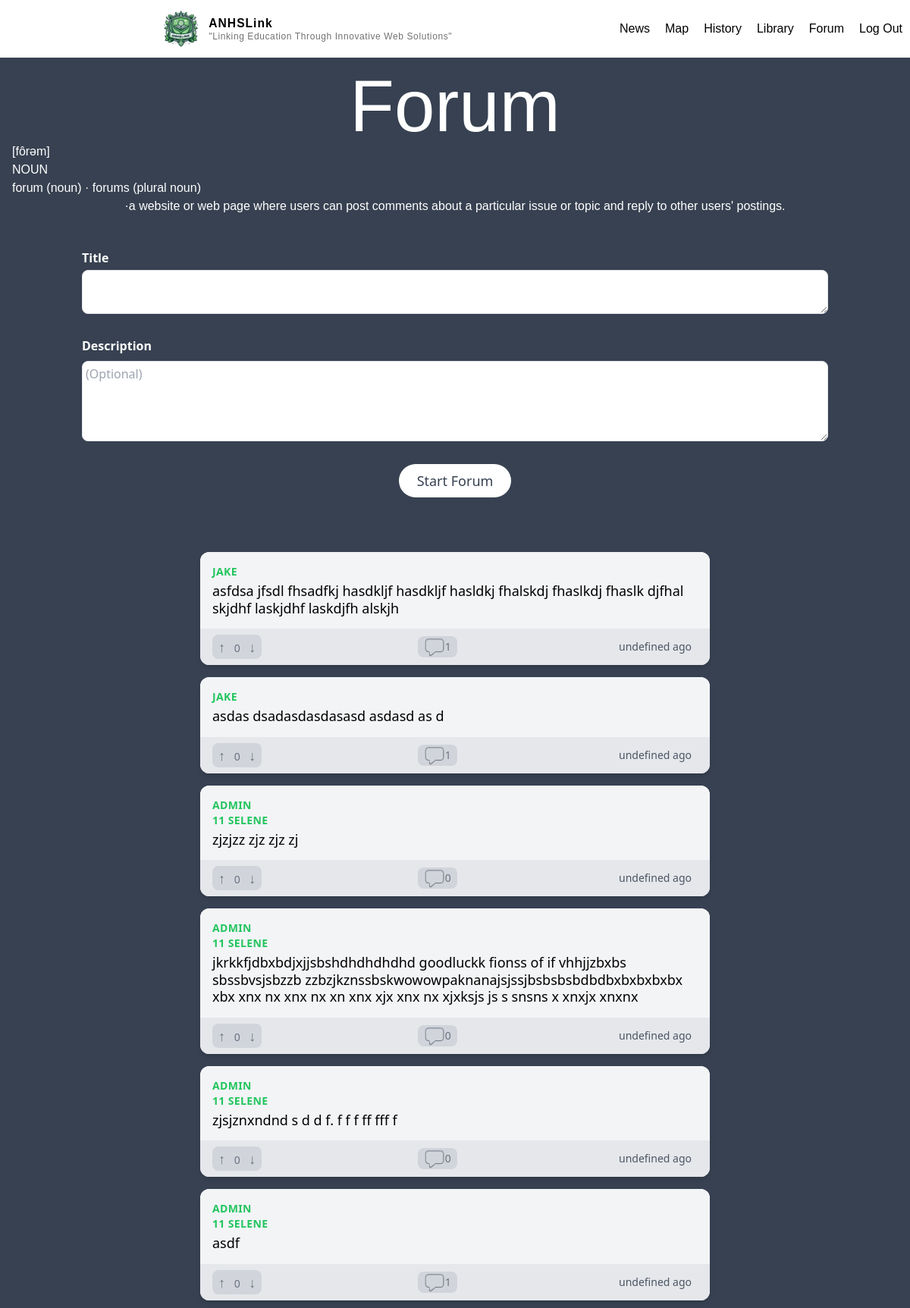
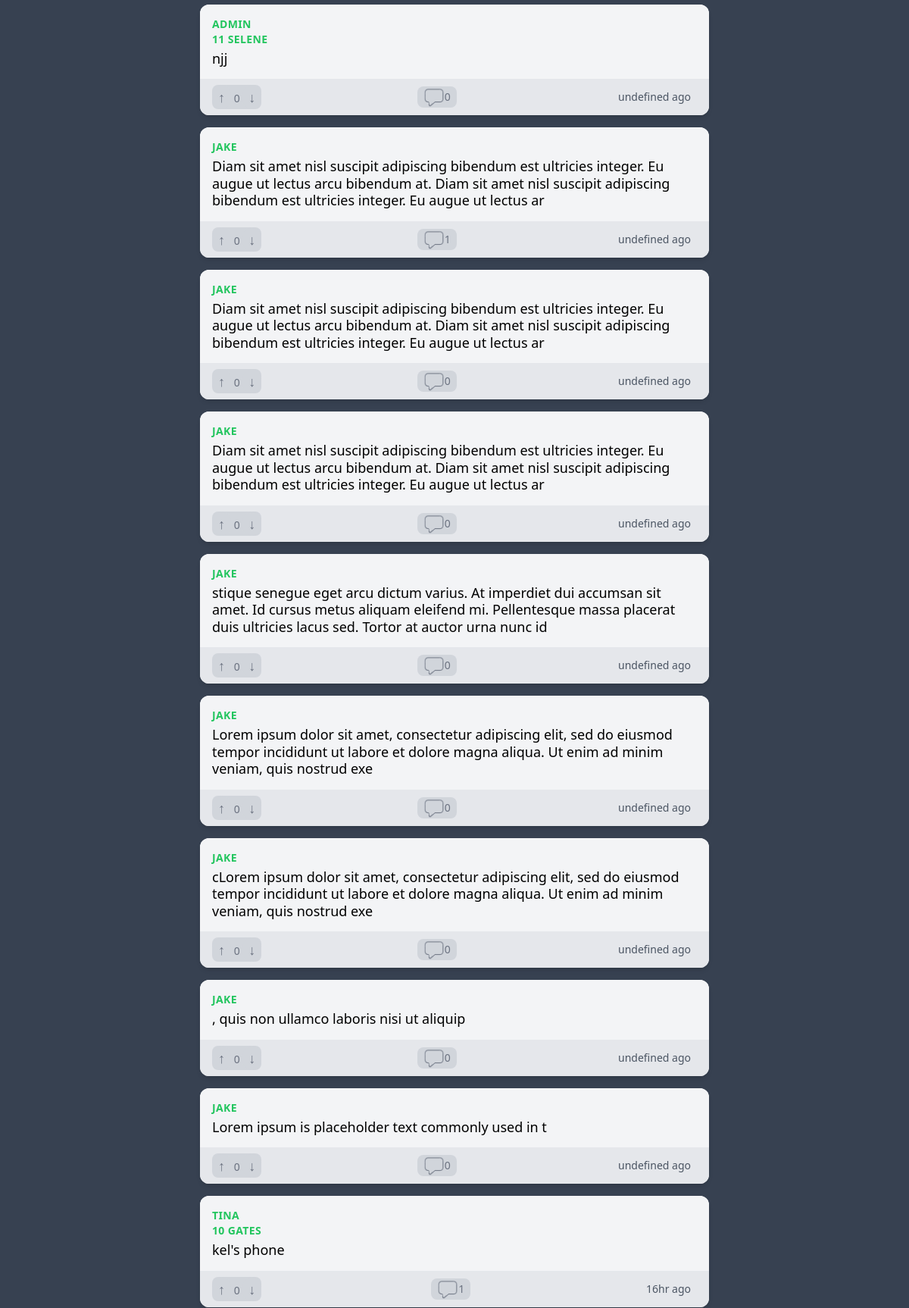
Screenshot of /forum (signed in, upper part) with the database file from the repository (2 pictures, top to bottom).
### main/models.py (models this page shows, shortened)
class Forum (models.Model):
    author = models.ForeignKey(User, on_delete=models.CASCADE, related_name="author")
    title = models.CharField(max_length=200, default="")
    description = models.CharField(max_length=400, default="")
    uploaded_at = models.DateTimeField(auto_now_add=True)
    likes = models.IntegerField(default=0)
    def comment_count(self):
        return self.comments.count()

### authentication/models.py (models this page shows, shortened)
class Profile(models.Model):
    user = models.OneToOneField(User, on_delete=models.CASCADE, related_name="profile")
    grade = models.IntegerField()
    section = models.CharField(default='Selene', max_length=20)
    email = models.EmailField(default="haha@gmail.com")

### main/views.py (the view)
# urls.py: path("forum", views.forum, name="forum"),
@login_required(login_url="/login")
def forum(request):
    if request.method == 'POST':
        form = ForumForm(request.POST)
        if form.is_valid():
            forum = form.save(commit=False)
            forum.author = request.user
            forum.save()
            return redirect("/forum")
    else:
        form = PostForm()
    forums = Forum.objects.all().order_by('-uploaded_at')
    return render(request,"main/forum.html",{"forums":forums,"form":form} )

### main/forms.py
class PostForm(forms.ModelForm):
    class Meta:
        model = Post
        fields = ["title", "description"]

### main/templates/main/forum.html (shortened to what this page needs)
{% extends "main/base.html" %}
{% load static %}
{% block body %}
<div class="bg-gray-700 text-center  text-white p-4 font-normal">
  <h1 class="text-8xl">Forum</h1>
  <p class="text-left">[fôrəm]</p>
  <p class="text-left">NOUN</p>
  <p class="text-left">forum (noun) · forums (plural noun) </p>
  <p>·a website or web page where users can post comments about a particular issue or topic and reply to other users'
    postings.</p>
</div>
<div class="flex justify-center items-center pt-5 pb-16 bg-gray-700">
  <form method="POST" class="p-2 md:p-2 w-5/6 bg-gray-700 rounded-lg bottom-10 " action="{% url 'forum' %}">
    <div class="mb-6">
      <label for="title" class="block mb-1 text-md font-semibold text-white">Title </label>
      <textarea id="title" maxlength="200" name="title" type="text" placeholder="Title"
        class="w-full px-1 py-1 border rounded-lg text-gray-800 focus:outline-none focus:ring-2 focus:ring-blue-500 focus:border-transparent"
        required> </textarea>
    </div>
    <div class="mb-6">
      <label for="description" class="block mb-2 text-md font-semibold text-white">Description </label>
      <textarea id="description" maxlength="400" name="description" rows="4" placeholder="(Optional)"
        class="w-full px-1 py-1  border rounded-lg text-gray-800 focus:outline-none focus:ring-2 focus:ring-blue-500 focus:border-transparent"
        required></textarea>
    </div>
    <div class="flex justify-center">
      <input id="submit" type="submit" value="Start Forum"
        class="cursor-pointer px-6 py-2 text-lg rounded-full text-gray-700 bg-gradient-to-r from-white to-white  hover:from-blue-700 hover:to-blue-500 focus:outline-none focus:ring-4 focus:ring-blue-300">
    </div>
  </form>
</div>
{% for forum in forums %}
<div class="bg-gray-700">
  <a href="{% url 'forum_comment'  forum.id %}">
    <div class="max-w-md mx-auto bg-white rounded-xl shadow-md overflow-hidden md:max-w-2xl mb-4">
      <div class="md:flex bg-gray-100">
        <div class="p-4 size-full  ">
          <div class="uppercase tracking-wide text-sm text-green-500 font-semibold author">{{forum.author.username}}
          </div>
          <div class="uppercase tracking-wide text-sm text-green-500 font-semibold author">{{forum.author.profile.grade}} {{ forum.author.profile.section }}</div>
          <div class="block mt-1 text-lg leading-tight font-medium text-black ">{{forum.title}}</div>
        </div>
      </div>
  </a>
  <div class="px-4 py-2 bg-gray-200 flex justify-between">
    <span class="text-sm text-gray-500 bg bg-gray-300 rounded-lg">
      <button class="px-2 py-0.5 text-lg font-extrabold bg-gray-300 rounded-full">&#8593;</button>
      {{forum.likes}}
      <button class="px-2  py-0.5 text-lg font-extrabold bg-gray-300 rounded-full">&#8595;</button>
    </span>
    <a href="{% url 'forum_comment'  forum.id %}" class="flex items-center"><span
        class="text-sm text-gray-500 bg-gray-300 rounded-lg flex items-center px-2"><img
          src="{% static 'pictures/comment.png' %}" class="size-7">{{forum.comment_count}}</span></a>
    <span class="time text-sm text-gray-600 flex items-center px-2">{{forum.uploaded_at}}</span>
  </div>
</div>
{% empty %}
<p class="m-3 text-center text-gray-500">No posts</p>
{% endfor %}
{% endblock %}</div>

### authentication/static/styles/styles.css (style rules this page uses)
body { margin: 0; padding: 0; }
h1 { font-family: sans-serif; }
a { text-decoration: none; }
p { font-family: sans-serif; }

### rows the page displays
Forum: author.username "JAKE", title "asfdsa jfsdl fhsadfkj hasdkljf hasdkljf hasldkj fhalskdj fhaslkdj fhaslk djfhal skjdhf laskjdhf laskdjfh alskjh", likes "0", comment_count "1"
Forum: author.username "JAKE", title "asdas dsadasdasdasasd asdasd as d", likes "0", comment_count "1"
Forum: author.username "ADMIN", author.profile.grade "11", author.profile.section "SELENE", title "zjzjzz zjz zjz zj", likes "0", comment_count "0"
Forum: author.username "ADMIN", author.profile.grade "11", author.profile.section "SELENE", title "jkrkkfjdbxbdjxjjsbshdhdhdhdhd goodluckk fionss of if vhhjjzbxbs sbssbvsjsbzzb zzbzjkznssbskwowowpaknanajsjssjbsbsbsbdbdbxbxbxbxbx xbx xnx nx xnx nx xn xnx xjx xnx nx xjxksjs js s snsns x xnxjx xnxnx", likes "0", comment_count "0"
Forum: author.username "ADMIN", author.profile.grade "11", author.profile.section "SELENE", title "zjsjznxndnd s d d f. f f f ff fff f", likes "0", comment_count "0"
Forum: author.username "ADMIN", author.profile.grade "11", author.profile.section "SELENE", title "asdf", likes "0", comment_count "1"
Forum: author.username "ADMIN", author.profile.grade "11", author.profile.section "SELENE", title "njj", likes "0", comment_count "0"
Forum: author.username "JAKE", title "Diam sit amet nisl suscipit adipiscing bibendum est ultricies integer. Eu augue ut lectus arcu bibendum at. Diam sit amet nisl suscipit adipiscing bibendum est ultricies integer. Eu augue ut lectus ar", likes "0", comment_count "1"
Forum: author.username "JAKE", title "Diam sit amet nisl suscipit adipiscing bibendum est ultricies integer. Eu augue ut lectus arcu bibendum at. Diam sit amet nisl suscipit adipiscing bibendum est ultricies integer. Eu augue ut lectus ar", likes "0", comment_count "0"
Forum: author.username "JAKE", title "Diam sit amet nisl suscipit adipiscing bibendum est ultricies integer. Eu augue ut lectus arcu bibendum at. Diam sit amet nisl suscipit adipiscing bibendum est ultricies integer. Eu augue ut lectus ar", likes "0", comment_count "0"
Forum: author.username "JAKE", title "stique senegue eget arcu dictum varius. At imperdiet dui accumsan sit amet. Id cursus metus aliquam eleifend mi. Pellentesque massa placerat duis ultricies lacus sed. Tortor at auctor urna nunc id", likes "0", comment_count "0"
Forum: author.username "JAKE", title "Lorem ipsum dolor sit amet, consectetur adipiscing elit, sed do eiusmod tempor incididunt ut labore et dolore magna aliqua. Ut enim ad minim veniam, quis nostrud exe", likes "0", comment_count "0"
Forum: author.username "JAKE", title "cLorem ipsum dolor sit amet, consectetur adipiscing elit, sed do eiusmod tempor incididunt ut labore et dolore magna aliqua. Ut enim ad minim veniam, quis nostrud exe", likes "0", comment_count "0"
Forum: author.username "JAKE", title ", quis non ullamco laboris nisi ut aliquip", likes "0", comment_count "0"
Forum: author.username "JAKE", title "Lorem ipsum is placeholder text commonly used in t", likes "0", comment_count "0"
Forum: author.username "TINA", author.profile.grade "10", author.profile.section "GATES", title "kel's phone", likes "0", comment_count "1"
